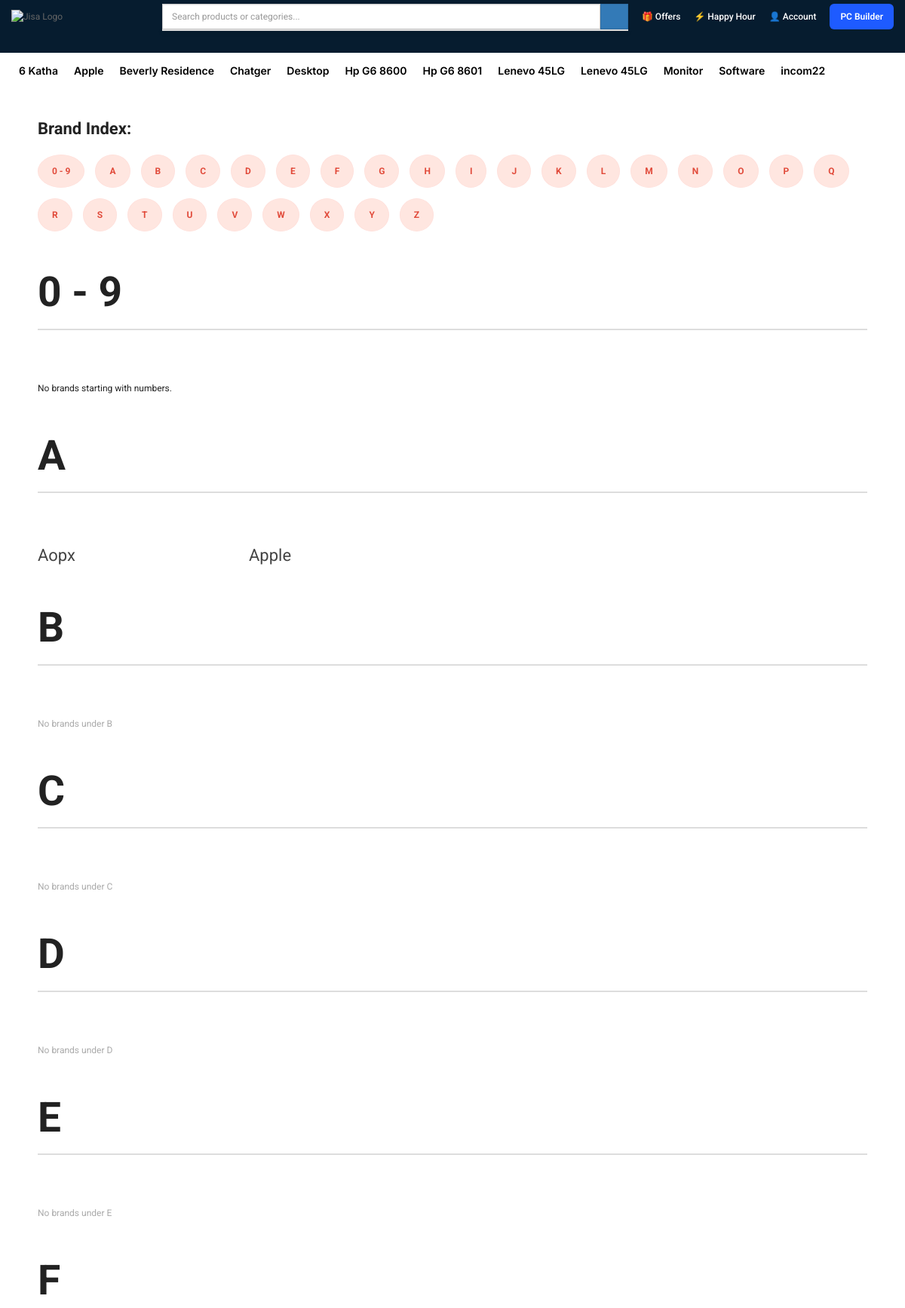
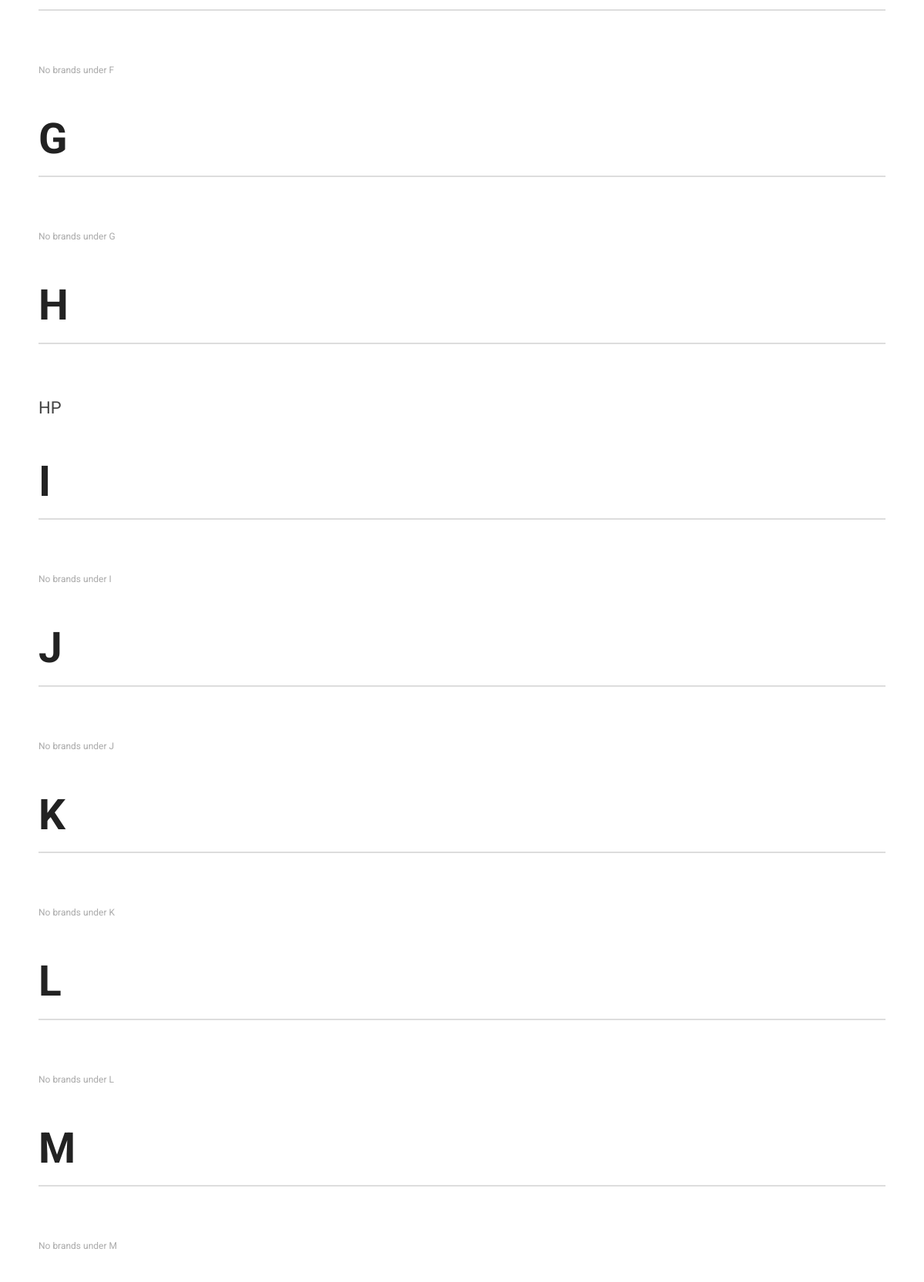
Page /brands/list/ (upper part) on the committed database (2 pictures, top to bottom).
### core/models.py (models this page shows, shortened)
class Category(models.Model):
    name = models.CharField(max_length=100)
    slug = models.SlugField(max_length=120)
    icon = models.CharField(max_length=100, blank=True, null=True)
    is_featured = models.BooleanField(default=False)
    parent = models.ForeignKey(
        'self',
        on_delete=models.CASCADE,
        related_name='children',
        blank=True,
        null=True
    )
    class Meta:
        verbose_name_plural = "Categories"
        unique_together = ('parent', 'slug')  # slug unique per parent
        ordering = ['parent__name', 'name']
    @property
    def has_children(self):
        return self.children.exists()

class Brand(models.Model):
    name = models.CharField(max_length=100, unique=True)
    logo = models.ImageField(upload_to='brands/logos/', blank=True, null=True)
    history = models.TextField(blank=True, null=True)
    is_active = models.BooleanField(default=True)
    class Meta:
        ordering = ['name']

### core/views.py (the view)
# urls.py: path("brands/list/", views.brand_index, name="brand_index"),
def brand_index(request):
    letters = list(string.ascii_uppercase)
    digit_brands = Brand.objects.filter(name__regex=r'^[0-9]').order_by('name')
    brands_by_letter = {}
    print(brands_by_letter)
    for letter in letters:
        brands_by_letter[letter] = Brand.objects.filter(
            name__istartswith=letter
        ).order_by('name')
    context = {
        "digits": digit_brands,
        "letters": letters,
        "brands_by_letter": brands_by_letter,
    }
    return render(request, "brand/brand_index.html", context)

### core/context_processors.py (called while the page is built)
def categories_menu(request):
    categories = Category.objects.filter(parent__isnull=True).prefetch_related('children')
    return {'menu_categories': categories}

### core/templatetags/get_item.py (called while the page is built)
@register.filter
def get_item(dictionary, key):
    return dictionary.get(key)

### core/templates/brand/brand_index.html (shortened to what this page needs)
{% extends "base.html" %}
{% load static %}
{% load get_item %}
{% block content %}
<div class="brand-wrapper">
    <div class="brand-index">
        <strong>Brand Index:</strong>
    </div>
    <div class="letters">
        <a href="#digits">0 - 9</a>
        {% for letter in letters %}
            <a href="#{{ letter }}">{{ letter }}</a>
        {% endfor %}
    </div>
    <h2 id="digits">0 - 9</h2>
    <div class="divider"></div>
    <div class="brand-list">
        {% for brand in digits %}
            <a href="{% url 'brand_products' brand.id %}">{{ brand.name }}</a>
        {% empty %}
            <span>No brands starting with numbers.</span>
        {% endfor %}
    </div>
    {% for letter in letters %}
        <h2 id="{{ letter }}">{{ letter }}</h2>
        <div class="divider"></div>
        <div class="brand-list">
            {% for brand in brands_by_letter|get_item:letter %}
                <a href="{% url 'brand_products' brand.id %}">{{ brand.name }}</a>
            {% empty %}
                <span style="color:#aaa;">No brands under {{ letter }}</span>
            {% endfor %}
        </div>
    {% endfor %}
</div>
{% endblock %}

### templates/base.html (shortened to what this page needs)
{% load static %}
<!DOCTYPE html>
<html lang="en">
<head>
    <link rel="stylesheet" href="{% static 'css/bootstrap/css/bootstrap.min.css' %}">
    <link rel="stylesheet" href="{% static 'css/font-awesome/css/font-awesome.min.css' %}">
    <link rel="stylesheet" href="{% static 'js/datetimepicker/bootstrap-datetimepicker.min.css' %}">
    <link rel="stylesheet" href="{% static 'js/owl-carousel/owl.carousel.css' %}">
    <link rel="stylesheet" href="{% static 'css/themecss/lib.css' %}">
    <link rel="stylesheet" href="{% static 'js/jquery-ui/jquery-ui.min.css' %}">
    <link rel="stylesheet" href="{% static 'css/themecss/so_megamenu.css' %}">
    <link rel="stylesheet" href="{% static 'css/themecss/so-categories.css' %}">
    <link rel="stylesheet" href="{% static 'css/themecss/so-listing-tabs.css' %}">
    <link rel="stylesheet" href="{% static 'css/themecss/animate.css' %}">
    <link rel="stylesheet" href="{% static 'css/themecss/so-super-category.css' %}">
    <link rel="stylesheet" href="{% static 'css/themecss/cpanel.css' %}">
    <link id="color_scheme" rel="stylesheet" href="{% static 'css/theme.css' %}">
    <link rel="stylesheet" href="{% static 'css/responsive.css' %}">
    <link rel="stylesheet" href="{% static 'css/responsive.css' %}">
    <link rel="stylesheet"
        href="https://cdnjs.cloudflare.com/ajax/libs/lightbox2/2.11.4/css/lightbox.min.css">
</head>
<body class="common-home res layout-home1">
    <div id="wrapper" class="wrapper-full banners-effect-7">
		<header id="header" class="variantleft type_1" style="background-color: #061c2f !important;">
<div class="header-bottom compact-hidden">
    <div class="container">
        <div class="row header-flex" style="margin-top:5px">
            <div class="header-bottom-left col-md-2 col-sm-2 col-xs-3">
                <a href="{% url 'home' %}" class="logo-wrap">
                    <img src="https://jisa.com.bd/media/logo/jisa-3-logo.png" alt="Jisa Logo">
                </a>
            </div>
            <div class="header-bottom-right col-md-10 col-sm-10 col-xs-9">
                <div class="header-right-flex">
                    <div class="header_search" style="position: relative;">
                        <form action="{% url 'search_results' %}" method="get" class="eco-search-form">
                            <div class="search input-group">
                                <input class="form-control"
                                    type="text"
                                    name="q"
                                    placeholder="Search products or categories..."
                                    required>
                                <span class="input-group-btn">
                                    <button class="btn btn-primary" type="submit">
                                        <i class="fa fa-search"></i>
                                    </button>
                                </span>
                            </div>
                        </form>
                    </div>
                    <a class="header-item" href="#">
                        <span class="hidden-xs">🎁 Offers</span>
                    </a>
                    <a class="header-item" href="#">
                        <span class="hidden-xs">⚡ Happy Hour</span>
                    </a>
                    <div class="header-item">
                        {% if request.user.is_authenticated %}
                            <a href="{% url 'profile' %}" class="user-box">
                                <img src="{% if request.user.profile.avatar %}{{ request.user.profile.avatar.url }}{% else %}{% static 'images/default-user.png' %}{% endif %}">
                                <span class="hidden-xs">{{ request.user.username }}</span>
                            </a>
                        {% else %}
                            <a href="{% url 'customer_login' %}">
                                <span class="hidden-xs">👤 Account</span>
                            </a>
                        {% endif %}
                    </div>
                    <a href="#" class="pc-builder-btn">
                        PC Builder
                    </a>
                </div>
            </div>
        </div>
    </div>
</div>
			<div class="header-center">
				<div class="container">
					<div class="megamenu-wrapper">
                        <ul class="megamenu" data-transition="slide" data-animationtime="250">
                            {% for cat in menu_categories|slice:":12" %}
                                <li class="with-sub-menu hover main-item">
                                    <a href="{% url 'category_products' cat.slug %}">
                                        {{ cat.name }}
                                    </a>
                                </li>
                            {% endfor %}
                        </ul>
                    </div>
				</div>
			</div>
		</header>
		<main id="content" class="page-main">
            {% block content %}
            {% endblock %}
		</main >
{% load static %}
<link rel="stylesheet" href="{% static 'css/themecss/cpanel.css' %}" type="text/css" media="all" />
</body>
</html>

### static/static/css/themecss/so_megamenu.css (style rules this page uses)
.megamenu-wrapper { position: relative; }
ul.megamenu { margin: 0px; padding: 0px; list-style: none; position: relative; }
ul.megamenu > li { float: left; margin-right:1px; }
ul.megamenu > li > a { display: block; position: relative; color: #fff; font-size: 14px; padding: 15px 18px ; }
@media (min-width: 961px) { .megamenu-wrapper { display: block !important; } }

### templates/base.html (style rules this page uses)
body { margin: 0; font-family: 'Roboto', sans-serif !important; color: #222; }
.megamenu li, .megamenu li:hover, .megamenu li:focus { background: none !important; border: none !important; box-shadow: none !important; }
.megamenu > li > a { font-family: "Inter", sans-serif !important; font-size: 15px; font-weight: 600; padding: 10px 10px !important; color: #000 !important; background: none !important; margin: 0 !important; }
.megamenu-wrapper { background: none !important; padding: 0 !important; margin: 0 !important; }
.megamenu > li { position: relative; }
.header-flex { display: flex; align-items: center; }
.logo-wrap img { height: 45px; }
.header-right-flex { display: flex; align-items: center; gap: 18px; }
.header_search { flex: 1; }
.header-item { color: #fff; white-space: nowrap; font-weight: 500; }
.header-item a { color: #fff; }
.pc-builder-btn { background: #1e5bff; color: #fff; padding: 8px 14px; border-radius: 6px; font-weight: 600; }

### core/templates/brand/brand_index.html (style rules this page uses)
.brand-wrapper { max-width: 1400px; margin: auto; padding: 40px 50px; }
.brand-index { font-size: 22px; margin-bottom: 25px; font-weight: 600; }
.letters { display: flex; gap: 14px; flex-wrap: wrap; margin-bottom: 40px; }
.letters a { padding: 12px 18px; border-radius: 50%; background: #ffe6e0; color: #e14b3b; font-weight: bold; text-decoration: none; transition: 0.2s; border: 1px solid #ffe1dc; }
h2 { font-size: 55px; font-weight: 700; margin-top: 50px; margin-bottom: 5px; }
.divider { border-top: 2px solid #ddd; margin: 18px 0 30px 0; }
.brand-list { display: grid; grid-template-columns: repeat(4, 1fr); gap: 20px; margin-bottom: 50px; }
.brand-list a { color: #444; font-size: 22px; text-decoration: none; padding: 6px 0; }

### rows in the picture
Category: name "6 Katha"
Category: name "Apple"
Category: name "Beverly Residence"
Category: name "Chatger"
Category: name "Desktop"
Category: name "Hp G6 8600"
Category: name "Hp G6 8601"
Category: name "Lenevo 45LG"
Category: name "Lenevo 45LG"
Category: name "Monitor"
Category: name "Software"
Category: name "incom22"
Brand: name "Aopx"
Brand: name "Apple"
Brand: name "HP"

### other values in the picture
{{ letter }} "A" "B" "C" "D" "E" "F" "G" "H" "I" "J" "K" "L" "M" "N" "O" "P" "Q" "R" "S" "T" "U" "V" "W" "X" "Y" "Z"
{{ letter }} "A" "B" "C" "D" "E" "F" "G" "H" "I" "J" "K" "L" "M"
{{ letter }} "B" "C" "D" "E" "F" "G" "I" "J" "K" "L" "M"
